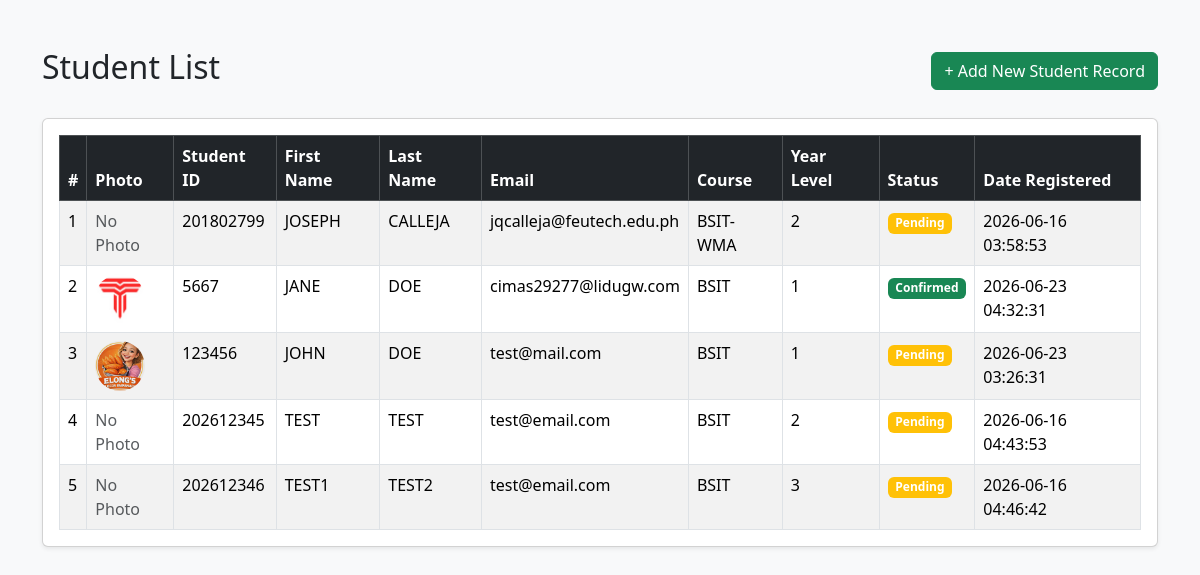
Page /Module7/index.php on the committed database.
### tables this page shows
CREATE TABLE `tblstudents` (
  `id` int(11) NOT NULL,
  `student_id` varchar(15) NOT NULL,
  `first_name` varchar(50) NOT NULL,
  `last_name` varchar(50) NOT NULL,
  `email` varchar(100) NOT NULL,
  `course` varchar(100) NOT NULL,
  `year_level` tinyint(4) NOT NULL,
  `date_created` timestamp NOT NULL DEFAULT current_timestamp(),
  `photo` varchar(255) DEFAULT NULL,
  `is_confirmed` tinyint(4) DEFAULT 0,
  `confirm_token` varchar(255) DEFAULT NULL
);

### Module7/fetch_students.php (called while the page is built, shortened)
<?php
require("db.php");
$result = mysqli_query($conn, "SELECT * FROM tblstudents ORDER BY last_name, first_name");
?>

### Module7/index.php (the view, shortened to what this page needs)
<?php
require('fetch_students.php');
?>
<?php
require('include/header.php');
?>
        <div class="d-flex justify-content-between align-items-center mb-4">
            <h2>Student List</h2>
            <a href="register.php" class="btn btn-success">+ Add New Student Record</a>
        </div>
        <div class="card shadow-sm">
            <div class="card-body">
                <table class="table table-bordered table-striped table-hover mb-0">
                    <thead class="table-dark">
                        <tr>
                            <th>#</th>
                            <th>Photo</th>
                            <th>Student ID</th>
                            <th>First Name</th>
                            <th>Last Name</th>
                            <th>Email</th>
                            <th>Course</th>
                            <th>Year Level</th>
                            <th>Status</th>
                            <th>Date Registered</th>
                        </tr>
                    </thead>
                    <tbody>
                        <?php
                        $counter = 1;
                        while($row = mysqli_fetch_assoc($result)):
                        ?>
                        <tr>
                            <td><?= $counter++; ?></td>
                            <td>
                                <?php if($row['photo']):?>
                                    <img src="uploads/<?= $row['photo'] ?>" alt="Student photo." width="50px" height="50px" class="rounded-circle object-fit-cover">
                                <?php else: ?>
                                    <span class="text-muted">No Photo</span>
                                <?php endif; ?>
                            </td>
                            <td><?= $row['student_id']; ?></td>
                            <td><?= $row['first_name']; ?></td>
                            <td><?= $row['last_name']; ?></td>
                            <td><?= $row['email']; ?></td>
                            <td><?= $row['course']; ?></td>
                            <td><?= $row['year_level']; ?></td>
                            <td>
                                <?php if($row['is_confirmed']):?>
                                    <span class="badge bg-success">Confirmed</span>
                                <?php else:?>
                                    <span class="badge bg-warning">Pending</span>
                                <?php endif;?>
                            </td>
                            <td><?= $row['date_created']; ?></td>
                        </tr>
                        <?php
                        endwhile;
                        ?>
                    </tbody>
                </table>
            </div>
        </div>
<?php
require('include/footer.php');
?>

### Module7/include/header.php (shortened to what this page needs)
<!DOCTYPE html>
<html lang="en">
<head>
    <link href="https://cdn.jsdelivr.net/npm/bootstrap@5.3.8/dist/css/bootstrap.min.css" rel="stylesheet">
</head>
<body class="bg-light">
    <div class="container mt-5">

### Module7/include/footer.php (shortened to what this page needs)
    </div>
</body>
</html>

### rows in the picture
tblstudents: shows "No Photo", student "201802799", first_name "JOSEPH", last_name "CALLEJA", email "jqcalleja@feutech.edu.ph", course "BSIT-WMA", year_level "2", is_confirmed "Pending", date_created "2026-06-16 03:58:53"
tblstudents: photo (picture), student "5667", first_name "JANE", last_name "DOE", email "cimas29277@lidugw.com", course "BSIT", year_level "1", is_confirmed "Confirmed", date_created "2026-06-23 04:32:31"
tblstudents: photo (picture), student "123456", first_name "JOHN", last_name "DOE", email "test@mail.com", course "BSIT", year_level "1", is_confirmed "Pending", date_created "2026-06-23 03:26:31"
tblstudents: shows "No Photo", student "202612345", first_name "TEST", last_name "TEST", email "test@email.com", course "BSIT", year_level "2", is_confirmed "Pending", date_created "2026-06-16 04:43:53"
tblstudents: shows "No Photo", student "202612346", first_name "TEST1", last_name "TEST2", email "test@email.com", course "BSIT", year_level "3", is_confirmed "Pending", date_created "2026-06-16 04:46:42"
